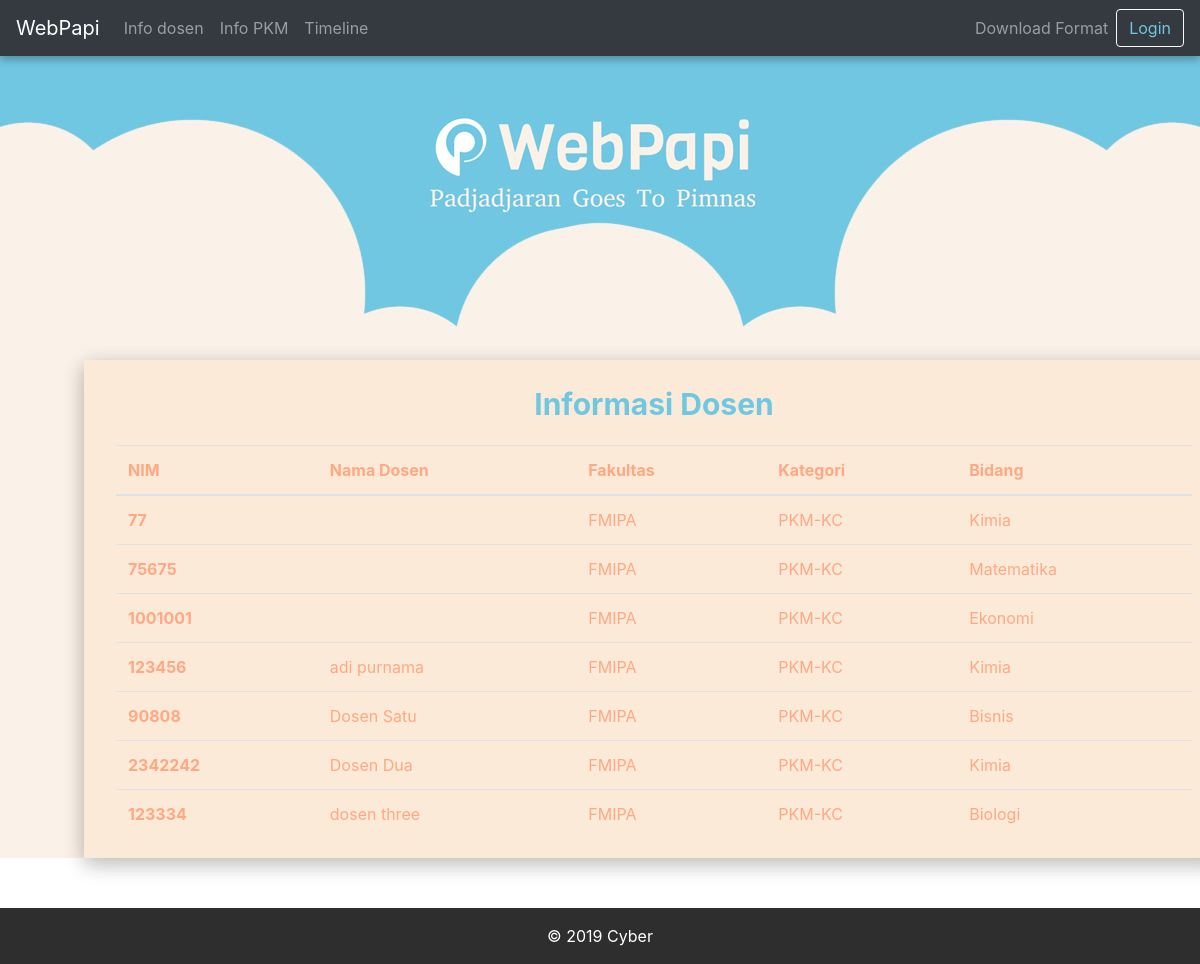
Screenshot of /info-dosen/ with the database file from the repository.
### users/models.py (models this page shows, shortened)
class Dosen(models.Model):
    user = models.OneToOneField(User,on_delete=models.CASCADE, primary_key=True)
    nip = models.IntegerField(blank=True, null=True)
    bidang = models.ForeignKey('papi.KategoriPKM',on_delete=models.CASCADE,default=1)
    fakultas = models.ForeignKey('Fakultas',on_delete=models.CASCADE,default=1)

class Fakultas(models.Model):
    namaFakultas = models.CharField(max_length=10,default="")

class User(AbstractUser):
    is_student = models.BooleanField(default=False)
    is_teacher = models.BooleanField(default=False)
    kontak = models.CharField(max_length=13)
    email = models.EmailField(unique= True, null=True)
    USERNAME_FIELD ='email'
    REQUIRED_FIELDS = []

### papi/models.py (models this page shows, shortened)
class KategoriPKM(models.Model):
    namaKategori = models.CharField(max_length=50)

### papi/views.py (the view)
# urls.py: path('info-dosen/', views.info_dosen, name='info-dosen'),
def info_dosen(request):
    dosen =Dosen.objects.all()
    context ={
        'dosen':dosen,
    }
    return render(request,'papi/info_dosen.html',context)

### papi/templates/papi/info_dosen.html (shortened to what this page needs)
{% extends 'papi/base.html' %}
{% load static %}
{% block content %}
    <div class="container-fluid text-center" style="background-image: url({% static 'papi/img/Head.jpg' %});background-position: top;background-size: auto;">
        <div style="min-height: 330px;"></div>
    </div>
    <div class="login-clean" style="background-color: #FAF1E8;">
        <div class="container" style="min-width: 80%;background-color: #fbead8;margin-top: -50px;margin-bottom: 50px; box-shadow: 0 6px 20px 0 rgba(0, 0, 0, 0.15), 0 6px 20px 0 rgba(0, 0, 0, 0.15); margin-right: 10%; margin-left: 7%">
            <div class="illustration"></div>
            <div class="form-row">
                <div class="col">
                    <p class="text-center" style="color: #70c7e2;font-size: 30px;font-weight: bold;">Informasi Dosen<br></p>
                </div>
            </div>
            <div class="container">
                <div class="table-responsive">
                    <table class="table">
                        <thead>
                        <tr>
                            <th scope="col">NIM</th>
                            <th scope="col">Nama Dosen</th>
                            <th scope="col">Fakultas</th>
                            <th scope="col">Kategori</th>
                            <th scope="col">Bidang</th>
                        </tr>
                        </thead>
                        <tbody>
                        {% for dos in dosen %}
                            <tr>
                                <th scope="row">{{ dos.nip }}</th>
                                <td>{{ dos.user.first_name }} {{ dos.user.last_name }}</td>
                                <td>{{ dos.fakultas.namaFakultas }}</td>
                                <td>PKM-KC</td>
                                <td>{{ dos.bidang.namaKategori }}</td>
                            </tr>
                        {% endfor %}
                        </tbody>
                    </table>
                </div>
            </div>
        </div>
    </div>
{% endblock %}

### papi/static/papi/css/Login-Form-Clean.css (style rules this page uses)
.login-clean { background: #f1f7fc; padding: 80px 0; }
.login-clean .illustration { text-align: center; padding: 0 0 20px; font-size: 100px; color: rgb(244,71,107); }

### papi/static/papi/css/styles.css (style rules this page uses)
.login-clean { background: #f1f7fc; padding: 80px 0; padding-bottom: 0; }
.table { color: #FFA883; }
.container { padding: 2px 16px; }

### rows the page displays
Dosen: nip "77", fakultas.namaFakultas "FMIPA", bidang.namaKategori "Kimia"
Dosen: nip "75675", fakultas.namaFakultas "FMIPA", bidang.namaKategori "Matematika"
Dosen: nip "1001001", fakultas.namaFakultas "FMIPA", bidang.namaKategori "Ekonomi"
Dosen: nip "123456", user.first_name "adi", user.last_name "purnama", fakultas.namaFakultas "FMIPA", bidang.namaKategori "Kimia"
Dosen: nip "90808", user.first_name "Dosen", user.last_name "Satu", fakultas.namaFakultas "FMIPA", bidang.namaKategori "Bisnis"
Dosen: nip "2342242", user.first_name "Dosen", user.last_name "Dua", fakultas.namaFakultas "FMIPA", bidang.namaKategori "Kimia"
Dosen: nip "123334", user.first_name "dosen", user.last_name "three", fakultas.namaFakultas "FMIPA", bidang.namaKategori "Biologi"
